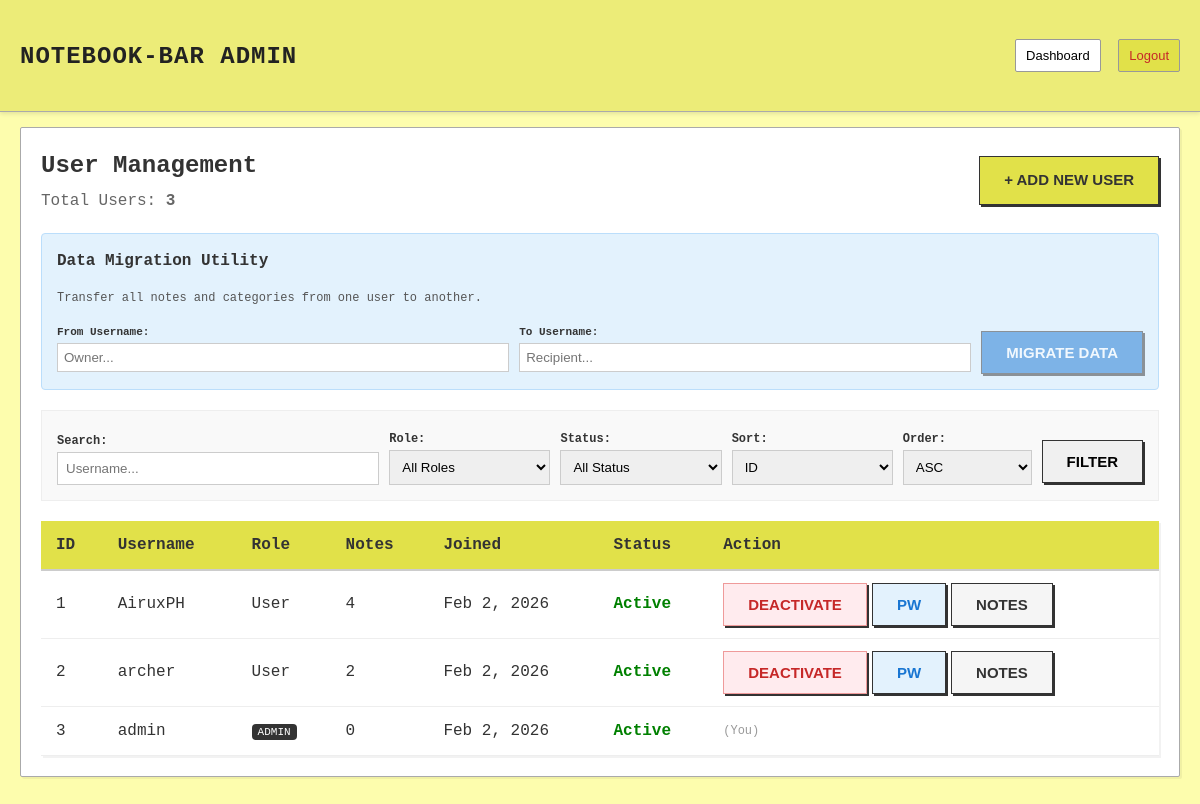
The app's page /admin/dashboard.php (signed in), older data.
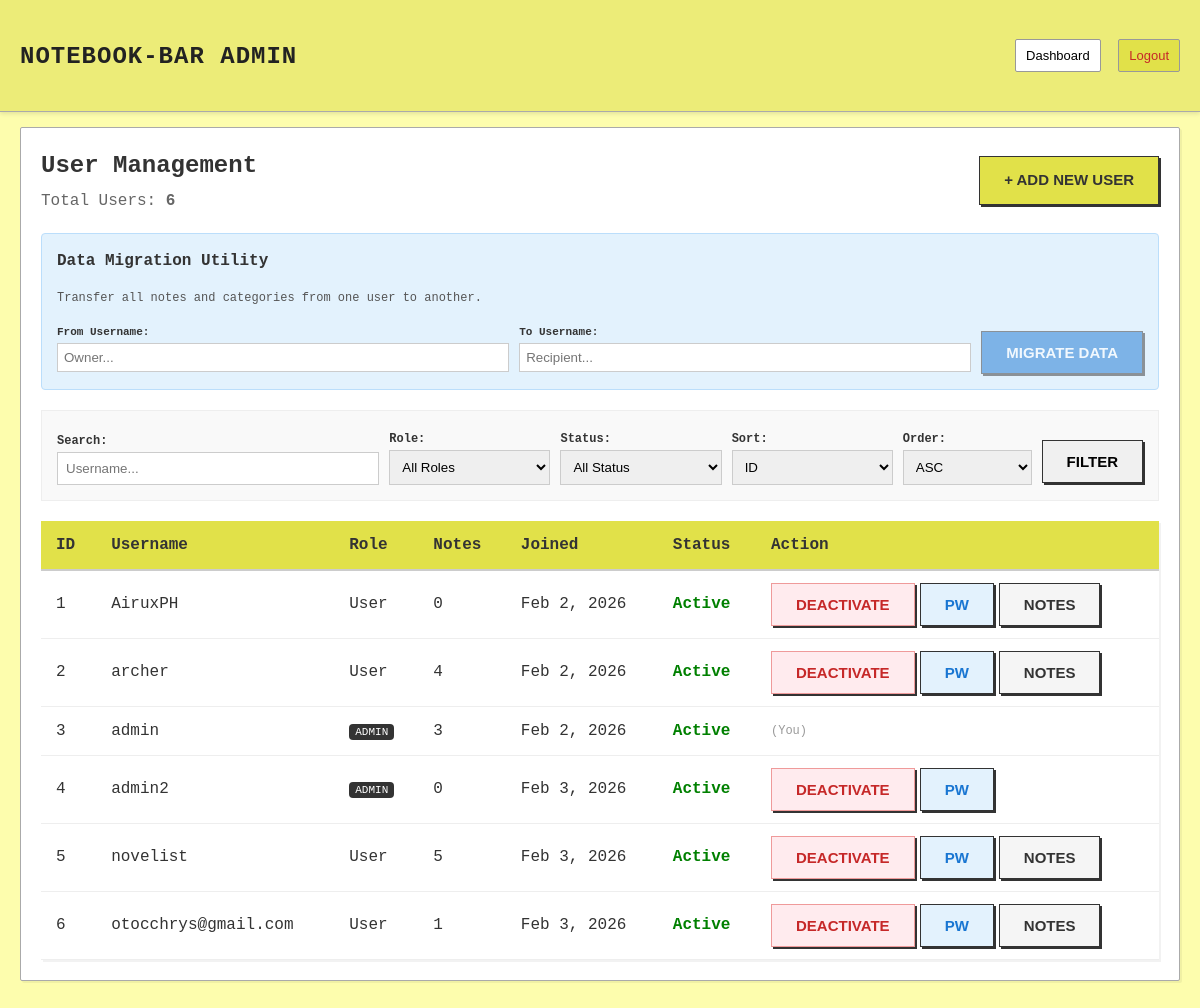
The same page, newer data.
### tables this page shows
CREATE TABLE `users` (
  `id` int(11) NOT NULL,
  `username` varchar(255) NOT NULL,
  `password` varchar(255) NOT NULL,
  `role` enum('user','admin') NOT NULL DEFAULT 'user',
  `is_active` tinyint(1) DEFAULT 1,
  `date_created` datetime NOT NULL DEFAULT current_timestamp(),
  `date_modified` datetime NOT NULL DEFAULT current_timestamp() ON UPDATE current_timestamp(),
  `security_word` varchar(255) DEFAULT NULL,
  `security_word_set` tinyint(1) NOT NULL DEFAULT 0
);

### includes/data_access.php (called while the page is built, shortened)
<?php
require_once 'db.php';
function get_current_user_id()
{
    return isset($_SESSION['user_id']) ? $_SESSION['user_id'] : 0;
}
function is_admin()
{
    return isset($_SESSION['role']) && $_SESSION['role'] === 'admin';
}
function get_all_users($search = '', $role = '', $status = '', $sort = 'id', $order = 'ASC', $page = 1, $limit = 10)
{
    global $conn;
    $page = max(1, intval($page));
    $limit = max(1, intval($limit));
    $offset = ($page - 1) * $limit;
    $order = strtoupper($order) === 'DESC' ? 'DESC' : 'ASC';
    $allowed_sorts = ['id', 'username', 'role', 'date_created', 'is_active'];
    $sql = "SELECT u.id, u.username, u.role, u.is_active, u.date_created,
            (SELECT COUNT(*) FROM notes n WHERE n.user_id = u.id) as note_count
            FROM users u WHERE 1=1";
    $count_sql_main = "SELECT COUNT(*) as total FROM users u WHERE 1=1";
    $count_res = mysqli_query($conn, $count_sql_main);
    $total_row = mysqli_fetch_assoc($count_res);
    $total = $total_row['total'];
    $sql .= " ORDER BY u.$sort $order, u.id ASC LIMIT $limit OFFSET $offset";
    $result = mysqli_query($conn, $sql);
    $users = [];
    while ($row = mysqli_fetch_assoc($result)) {
        $users[] = $row;
    }
    return ['users' => $users, 'total' => $total];
}
?>

### admin/dashboard.php (the view, shortened to what this page needs)
<?php
include '../includes/data_access.php';
?>
<!DOCTYPE html>
<html lang="en">
<head>
    <link rel="stylesheet" href="../css/style.css?v=<?php echo time(); ?>">
</head>
<body>
    <header>
        <div class="header-inner">
            <h1><a href="dashboard.php">Notebook-BAR ADMIN</a></h1>
            <nav>
                <a href="dashboard.php" style="background: #fff;">Dashboard</a>
                <a href="../logout.php" style="color: #c62828;">Logout</a>
            </nav>
        </div>
    </header>
    <div class="container">
        <?php
        $search = $_GET['q'] ?? '';
        $role_filter = $_GET['role'] ?? '';
        $status_filter = $_GET['status'] ?? '';
        $sort = $_GET['sort'] ?? 'id';
        $order = $_GET['order'] ?? 'ASC';
        $page = isset($_GET['page']) ? intval($_GET['page']) : 1;
        $limit = 10;
        $data = get_all_users($search, $role_filter, $status_filter, $sort, $order, $page, $limit);
        $users = $data['users'];
        $total_users = $data['total'];
        $current_uid = get_current_user_id();
        ?>
        <div class="dashboard-section">
            <div style="display: flex; justify-content: space-between; align-items: center; margin-bottom: 20px;">
                <div>
                    <h2 style="margin: 0;">User Management</h2>
                    <p style="margin: 5px 0 0; color: #666;">Total Users: <strong><?php echo $total_users; ?></strong>
                    </p>
                </div>
                <a href="add_user.php" class="btn btn-primary">+ Add New User</a>
            </div>
            <div class="migration-section">
                <h3 style="margin-top: 0; font-size: 16px;">Data Migration Utility</h3>
                <p style="font-size: 12px; color: #555;">Transfer all notes and categories from one user to another.</p>
                <form id="migrationForm" style="display: flex; gap: 10px; align-items: flex-end;">
                    <div style="flex: 1; position: relative;">
                        <label style="font-size: 11px; font-weight: bold;">From Username:</label>
                        <input type="text" name="from_username" id="from_username" required placeholder="Owner..."
                            style="width: 100%; padding: 6px; border: 1px solid #ccc;"
                            oninput="validateMigrationUser('from')">
                    </div>
                    <div style="flex: 1; position: relative;">
                        <label style="font-size: 11px; font-weight: bold;">To Username:</label>
                        <input type="text" name="to_username" id="to_username" required placeholder="Recipient..."
                            style="width: 100%; padding: 6px; border: 1px solid #ccc;"
                            oninput="validateMigrationUser('to')">
                    </div>
                    <button type="button" id="migrate_btn" class="btn"
                        style="background: #1976d2; color: #fff; opacity: 0.5;" disabled
                        onclick="openMigrationPreview()">Migrate
                        Data</button>
                </form>
            </div>
            <form method="get"
                style="background: #f9f9f9; padding: 15px; border: 1px solid #eee; margin-bottom: 20px; display: flex; gap: 10px; flex-wrap: wrap; align-items: flex-end;">
                <div style="flex: 2; min-width: 200px;">
                    <label style="font-size: 12px; font-weight: bold;">Search:</label>
                    <input type="text" name="q" value="<?php echo htmlspecialchars($search); ?>"
                        placeholder="Username..." style="width: 100%; padding: 8px; border: 1px solid #ccc;">
                </div>
                <div style="flex: 1; min-width: 120px;">
                    <label style="font-size: 12px; font-weight: bold;">Role:</label>
                    <select name="role" style="width: 100%; padding: 8px; border: 1px solid #ccc;">
                        <option value="">All Roles</option>
                    </select>
                </div>
                <div style="flex: 1; min-width: 120px;">
                    <label style="font-size: 12px; font-weight: bold;">Status:</label>
                    <select name="status" style="width: 100%; padding: 8px; border: 1px solid #ccc;">
                        <option value="">All Status</option>
                    </select>
                </div>
                <div style="flex: 1; min-width: 120px;">
                    <label style="font-size: 12px; font-weight: bold;">Sort:</label>
                    <select name="sort" style="width: 100%; padding: 8px; border: 1px solid #ccc;">
                        <option value="id" <?php if ($sort === 'id')
                            echo 'selected'; ?>>ID</option>
                    </select>
                </div>
                <div style="flex: 0 0 auto;">
                    <label style="font-size: 12px; font-weight: bold;">Order:</label>
                    <select name="order" style="width: 100%; padding: 8px; border: 1px solid #ccc;">
                        <option value="ASC" <?php if ($order === 'ASC')
                            echo 'selected'; ?>>ASC</option>
                    </select>
                </div>
                <button type="submit" class="btn btn-secondary" style="margin-bottom: 2px;">Filter</button>
            </form>
            <table class="admin-table">
                <thead>
                    <tr>
                        <th>ID</th>
                        <th>Username</th>
                        <th>Role</th>
                        <th>Notes</th>
                        <th>Joined</th>
                        <th>Status</th>
                        <th>Action</th>
                    </tr>
                </thead>
                <tbody>
                    <?php if (count($users) > 0): ?>
                        <?php foreach ($users as $u): ?>
                            <tr>
                                <td><?php echo $u['id']; ?></td>
                                <td><?php echo htmlspecialchars($u['username']); ?></td>
                                <td>
                                    <?php if ($u['role'] === 'admin'): ?>
                                        <span
                                            style="background: #333; color: #fff; padding: 2px 6px; border-radius: 4px; font-size: 11px;">ADMIN</span>
                                    <?php else: ?>
                                        User
                                    <?php endif; ?>
                                </td>
                                <td><?php echo $u['note_count']; ?></td>
                                <td><?php echo date("M j, Y", strtotime($u['date_created'])); ?></td>
                                <td>
                                    <?php if ($u['is_active']): ?>
                                        <span class="status-active">Active</span>
                                    <?php else: ?>
                                        <span class="status-banned">Deactivated</span>
                                    <?php endif; ?>
                                </td>
                                <td>
                                    <?php if ($u['id'] != $current_uid): ?>
                                        <div style="display: flex; gap: 5px;">
                                            <form method="post" action="user_action.php" style="display:inline;">
                                                <?php if ($u['is_active']): ?>
                                                    <button type="submit" name="toggle_status" class="btn btn-sm"
                                                        style="background:#ffebee; color:#c62828; border-color:#ef9a9a;">Deactivate</button>
                                                <?php else: ?>
                                                    <button type="submit" name="toggle_status" class="btn btn-sm"
                                                        style="background:#e8f5e9; color:#2e7d32; border-color:#a5d6a7;">Activate</button>
                                                <?php endif; ?>
                                            </form>
                                            <button type="button" class="btn btn-sm btn-secondary"
                                                style="background: #e3f2fd; color: #1976d2;"
                                                onclick='openPasswordModal(<?php echo $u['id']; ?>, "<?php echo addslashes($u['username']); ?>")'>PW</button>
                                            <?php if ($u['role'] === 'user'): ?>
                                                <button type="button" class="btn btn-sm btn-secondary"
                                                    style="background: #f5f5f5; color: #333;"
                                                    onclick='openNotesModal(<?php echo $u['id']; ?>, "<?php echo addslashes($u['username']); ?>")'>Notes</button>
                                            <?php endif; ?>
                                        </div>
                                    <?php else: ?>
                                        <div style="display: flex; gap: 5px; align-items: center;">
                                            <span style="color:#999; font-size: 12px;">(You)</span>
                                        </div>
                                    <?php endif; ?>
                                </td>
                            </tr>
                        <?php endforeach; ?>
                    <?php endif; ?>
                </tbody>
            </table>
        </div>
    </div>
</body>
</html>

### css/style.css (style rules this page uses)
* { box-sizing: border-box; }
:root { --bg-color: #fdfdad; --header-bg: #ecec78; --nav-bg: #e1e149; --card-bg: #fffde7; --text-primary: #333; --text-secondary: #555; --border-color: #d1d190; --shadow: 2px 2px 4px rgba(0, 0, 0, 0.15); }
body { background-color: var(--bg-color); margin: 0; padding: 0; font-family: 'Courier New', Courier, monospace; color: var(--text-primary); line-height: 1.5; }
a { text-decoration: none; color: inherit; }
header { background-color: var(--header-bg); border-bottom: 1px solid #aaa; padding: 10px 0; box-shadow: 0 2px 4px rgba(0, 0, 0, 0.1); margin-bottom: 15px; }
.header-inner { max-width: 1200px; margin: 0 auto; padding: 0 20px; display: flex; justify-content: space-between; align-items: center; }
header h1 a { font-size: 24px; font-weight: bold; color: #222; text-transform: uppercase; letter-spacing: 1px; }
header nav a { font-family: Arial, sans-serif; font-size: 13px; margin-left: 8px; padding: 6px 10px; background-color: var(--nav-bg); border: 1px solid #999; border-radius: 2px; color: #000; display: inline-block; }
.container { max-width: 1200px; margin: 0 auto; padding: 0 20px; }
.btn { font-family: Arial, sans-serif; font-weight: bold; padding: 12px 24px; cursor: pointer; border: 1px solid #333; background: #fff; text-transform: uppercase; font-size: 15px; box-shadow: 2px 2px 0 #333; transition: all 0.1s; box-sizing: border-box; }
.btn-primary { background-color: var(--nav-bg); }
.btn-secondary { background-color: #f0f0f0; display: inline-block; }
.dashboard-section { background: #fff; border: 1px solid #aaa; padding: 20px; margin-bottom: 30px; border-radius: 2px; box-shadow: 2px 2px 0 rgba(0, 0, 0, 0.05); }

### admin/dashboard.php (style rules this page uses)
.admin-table { width: 100%; border-collapse: collapse; background: #fff; box-shadow: 2px 2px 0 rgba(0, 0, 0, 0.05); }
.admin-table th, .admin-table td { padding: 12px 15px; text-align: left; border-bottom: 1px solid #eee; }
.admin-table th { background-color: var(--nav-bg); border-bottom: 2px solid #ccc; font-weight: bold; }
.status-active { color: green; font-weight: bold; }
.migration-section { background: #e3f2fd; border: 1px solid #bbdefb; padding: 15px; border-radius: 4px; margin-bottom: 20px; }

Row changes from the older to the newer data that the page shows:
changed users "AiruxPH": note_count "4" → "0"
changed users "archer": note_count "2" → "4"
computed for users "admin": note_count "0" → "3"
added users: id "4", username "admin2", role "ADMIN", note_count "0", date_created "Feb 3, 2026", is_active "Active"
added users: id "5", username "novelist", role "User", note_count "5", date_created "Feb 3, 2026", is_active "Active"
added users: id "6", username "otocchrys@gmail.com", role "User", note_count "1", date_created "Feb 3, 2026", is_active "Active"
Text that changed along with them:
$total_users: "3" → "6"
